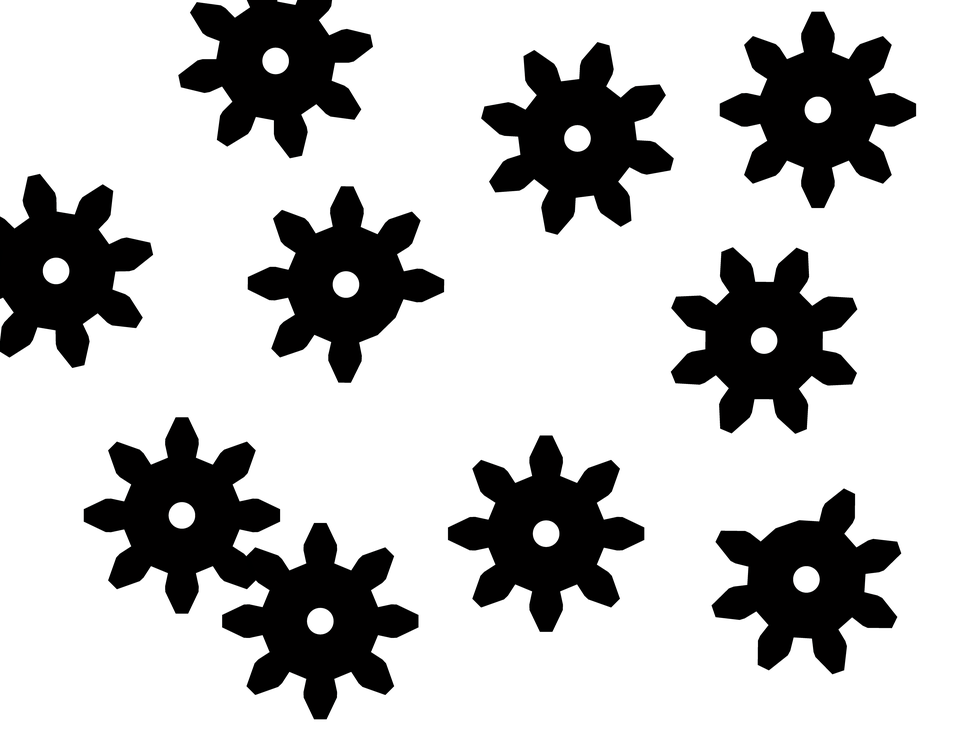
#> input picture images/engrenagens.png, 965 x 731 px, shrunk from 4055 x 3071 before the run
$ python teste4.py
#> lines starting #> are read from the running program, lines starting #| are printed output that depends on the picture; after the words box and inside, x2 and y2 are one past the last pixel; in counts of white or black regions, pixels touching at a corner belong together
import cv2
import numpy as np

def extract_components(image_path):
    # Carrega a imagem em escala de cinza
#> called with image_path = 'images/engrenagens.png'
    img = cv2.imread(image_path, cv2.IMREAD_GRAYSCALE)
#> img: shape (731, 965); min 0, max 255, mean 188.7
    img = cv2.bitwise_not(img)
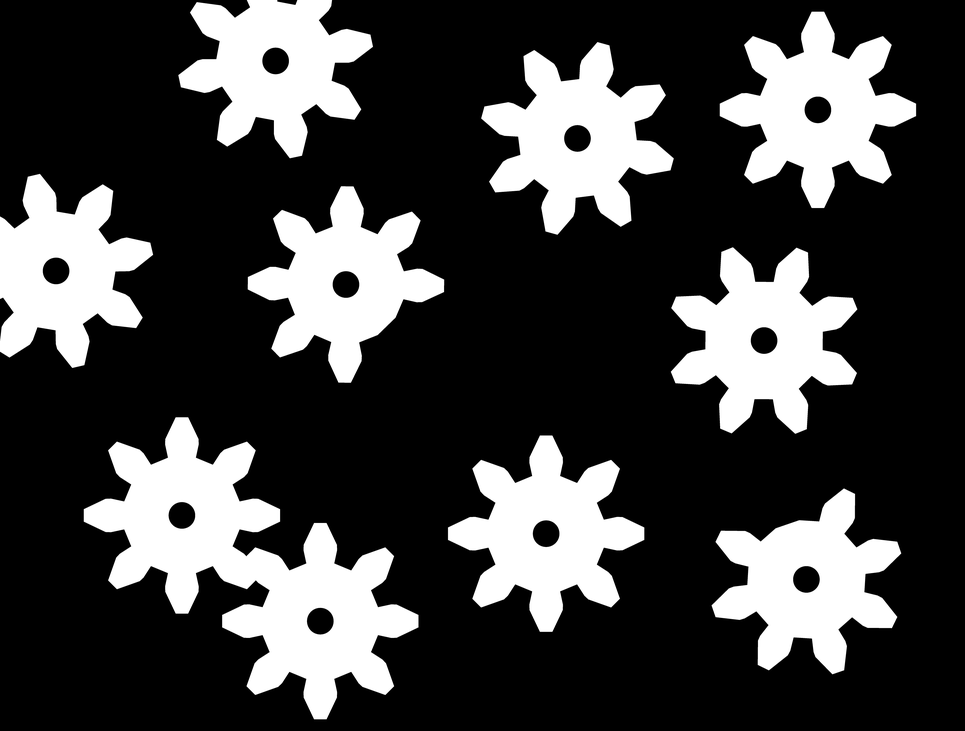
#> img: shape (731, 965); min 0, max 255, mean 66.3
    # Aplica uma limiarização para binarizar a imagem
    _, binary = cv2.threshold(img, 127, 255, cv2.THRESH_BINARY)
#> binary: shape (731, 965); 26% white; 9 white regions, largest, box (x1, y1, x2, y2) and area: (84, 417, 419, 719) 37804, (448, 435, 644, 632) 18912, (671, 247, 857, 434) 18909

    # Encontra os componentes conexos na imagem binarizada
    num_labels, labels, stats, centroids = cv2.connectedComponentsWithStats(binary)
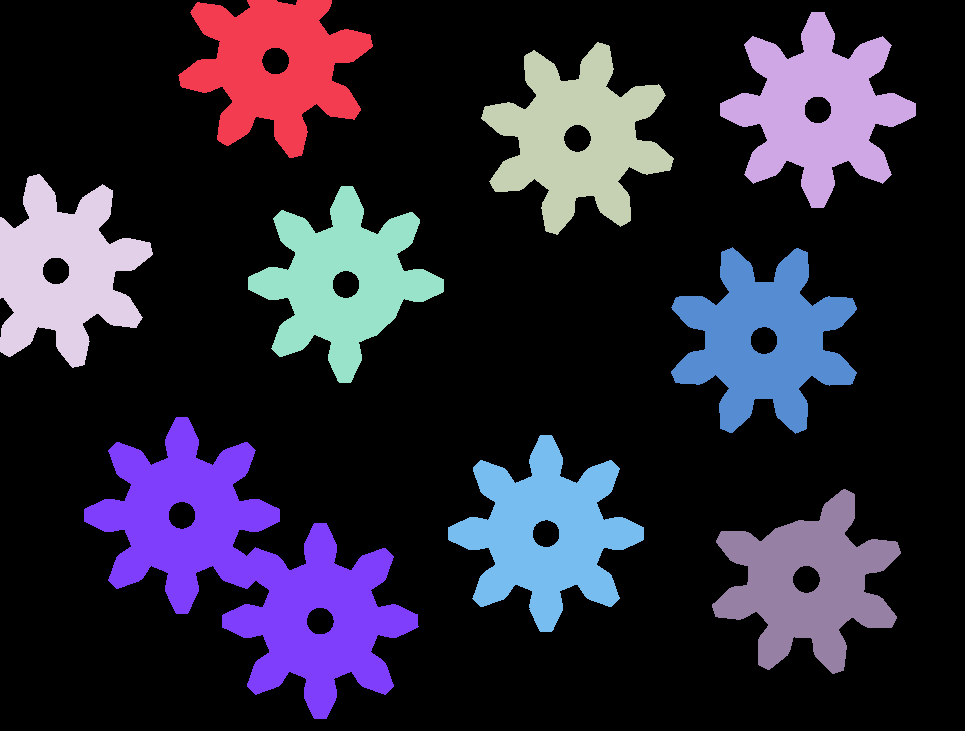
#> labels: shape (731, 965) int32; 10 distinct labels, from 0 to 9; one colour per label, 0 black
#> num_labels = 10; stats = [[0, 0, 965, 731, 522031], [178, 0, 195, 158, 17337], [720, 12, 196, 196, 18903], [481, 42, 193, 193, 18905], [0, 174, 153, 194, 16953], [248, 186, 196, 197, 17837], [671, 247, 186, 187, 18909], [84, 417, 335, 302, 37804], [448, 435, 196, 197, 18912], [712, 489, 189, 185, 17824]]; centroids = [[484.8, 371], [274.5, 67.15], [817.4, 109.4], [577, 137.9], [63.78, 271.3], [342.3, 280.7], [763.6, 340], [250.6, 567.8], [545.6, 533.1], [807.5, 583.2]]

    # Cria uma lista para armazenar as coordenadas dos componentes
    components = []

    # Itera sobre todos os componentes (exceto o fundo)
    for i in range(1, num_labels):
        # Encontra as coordenadas (x, y) de todos os pixels pertencentes ao componente
        component_coords = np.column_stack(np.where(labels == i))

        # Adiciona a lista de componentes
        components.append(component_coords)
#> after the loop, components = 9 items

    # Retorna a lista de componentes
    return components

components = extract_components("images/engrenagens.png")
#> components = 9 items

# Itera sobre todos os componentes e exibe as coordenadas
for i, component in enumerate(components):
    print(f"Componente {i+1}: {component}")
#> this loop made 9 passes
#> (printed output is left out)

$ run again, with images/1gear.png copied over images/engrenagens.png
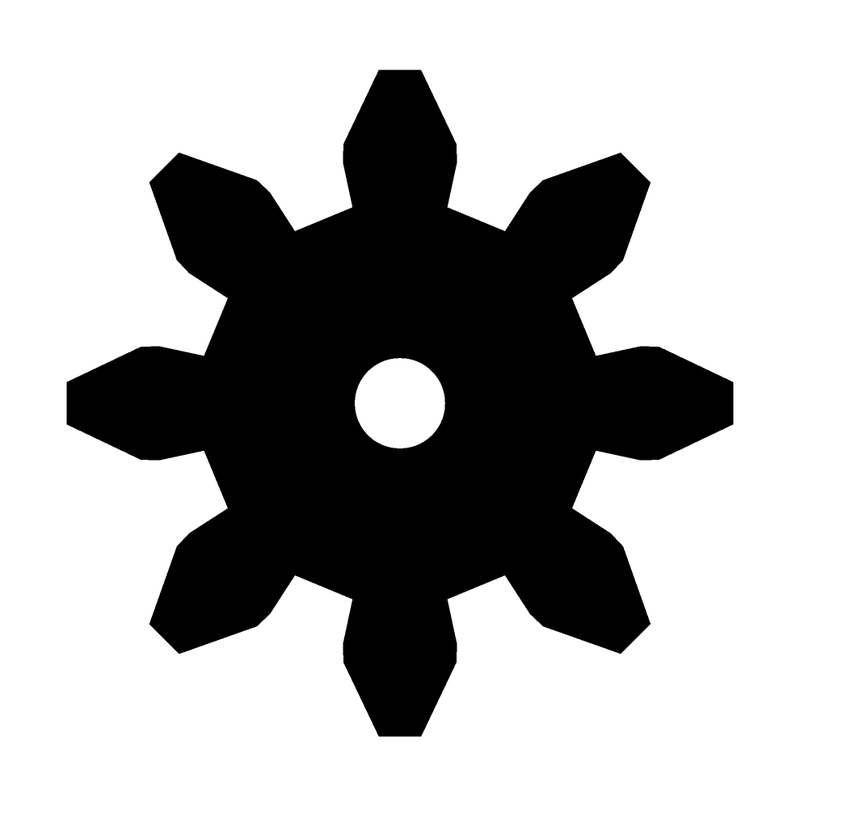
#> input picture images/1gear.png, 859 x 821 px, shrunk from 1063 x 1016 before the run
#> in extract_components, `img = cv2.bitwise_not(img)`:
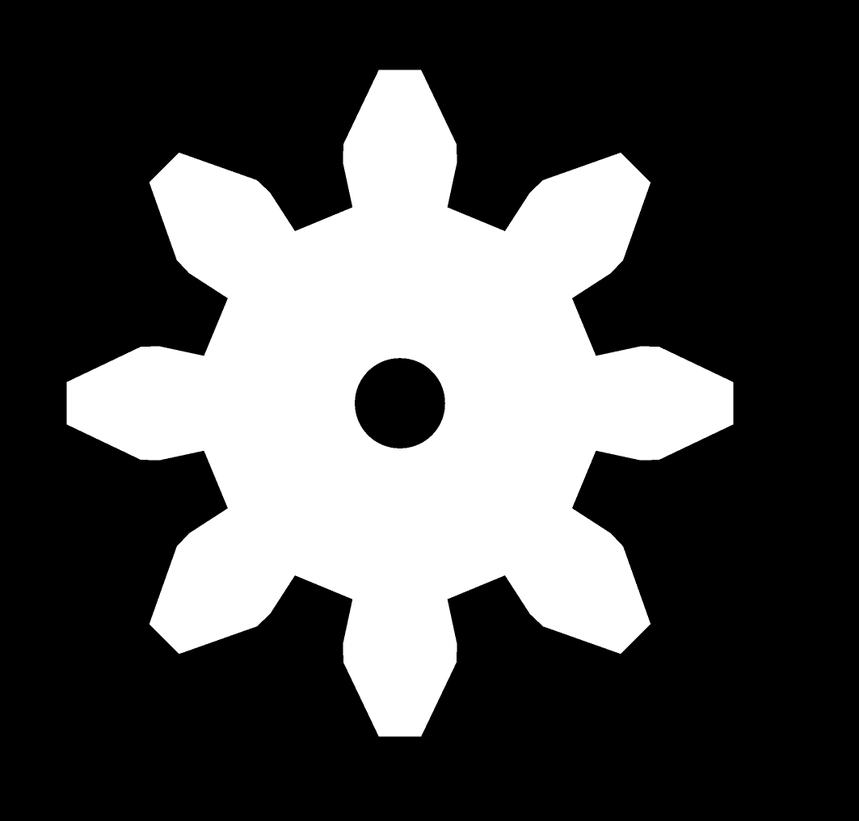
#> img: shape (821, 859); min 0, max 255, mean 78.8
#> binary: shape (821, 859); 30.9% white; 1 white region, box (x1, y1, x2, y2) and area: (67, 70, 733, 737) 217917
#> num_labels = 2; stats = [[0, 0, 859, 821, 487322], [67, 70, 666, 667, 217917]]; centroids = [[442.2, 413.2], [399.5, 402.8]]
#> after the loop in extract_components, `for i in range(1, num_labels):`: components = 1 item
#> the loop `for i, component in enumerate(components):` made 1 pass
#> (printed output is left out)

$ run again, with images/angles.png copied over images/engrenagens.png
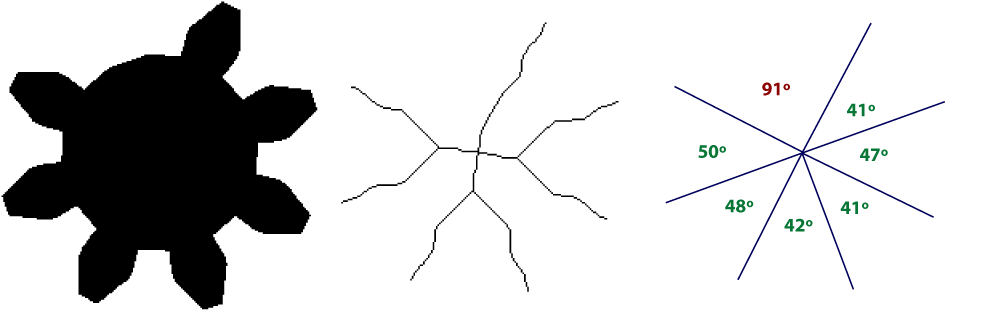
#> input picture images/angles.png, 1000 x 311 px
#> in extract_components, `_, binary = cv2.threshold(img, 127, 255, cv2.THRESH_BINARY)`:
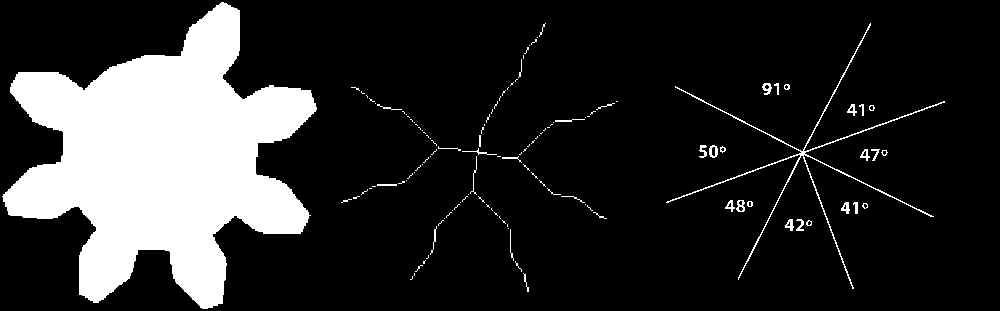
#> binary: shape (311, 1000); 17.4% white; 129 white regions (91 under 20 px), largest, box (x1, y1, x2, y2) and area: (2, 2, 317, 309) 50611, (666, 23, 945, 289) 1541, (709, 145, 718, 158) 72
#> in extract_components, `num_labels, labels, stats, centroids = cv2.connectedComponentsWithStat..`:
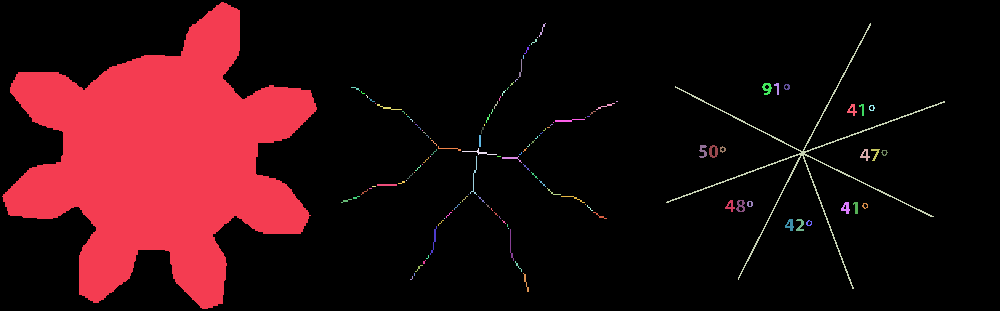
#> labels: shape (311, 1000) int32; 130 distinct labels, from 0 to 129; one colour per label, 0 black
#> num_labels = 130; stats = 130 rows, first 6: [0, 0, 1000, 311, 256917], [2, 2, 315, 307, 50611], [539, 23, 7, 14, 20], [666, 23, 279, 266, 1541], [537, 37, 1, 1, 1], [531, 39, 6, 6, 11]; centroids = 130 pairs, first value 161.7 to 884, second value 29.35 to 282
#> the loop in extract_components, `for i in range(1, num_labels):` made 129 passes
#> component_coords on passes 4, 6, 8, 10, 16, 19, 23, 24: [[37, 537]], [[45, 529]], [[55, 523], [56, 523], [57, 523], [58, 523]], [[79, 516], [79, 517], [80, 515], [81, 515]], [[87, 508], [88, 507], [89, 507]], [[95, 366], [96, 367], [97, 367]], [[101, 616], [101, 617]], [[103, 375]]
#> after the loop in extract_components, `for i in range(1, num_labels):`: components = 129 items
#> the loop `for i, component in enumerate(components):` made 129 passes
#> (printed output is left out)
